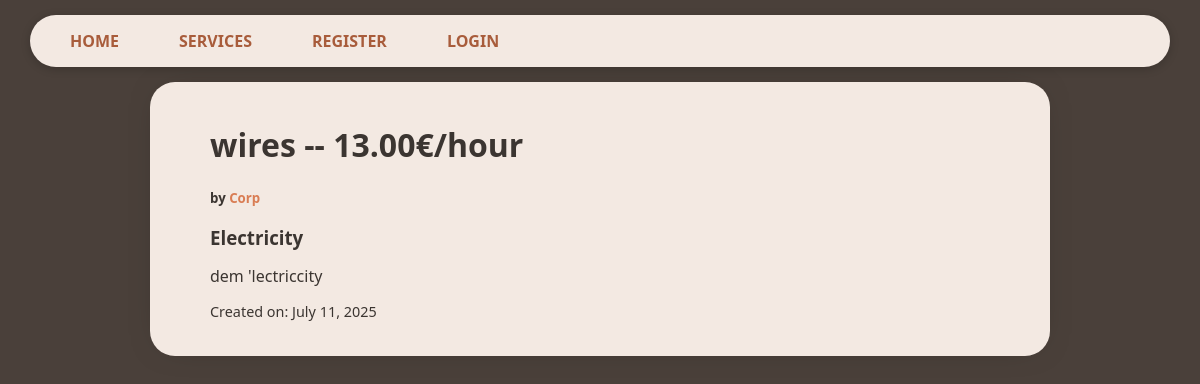
Page /services/26 on the earlier database version.
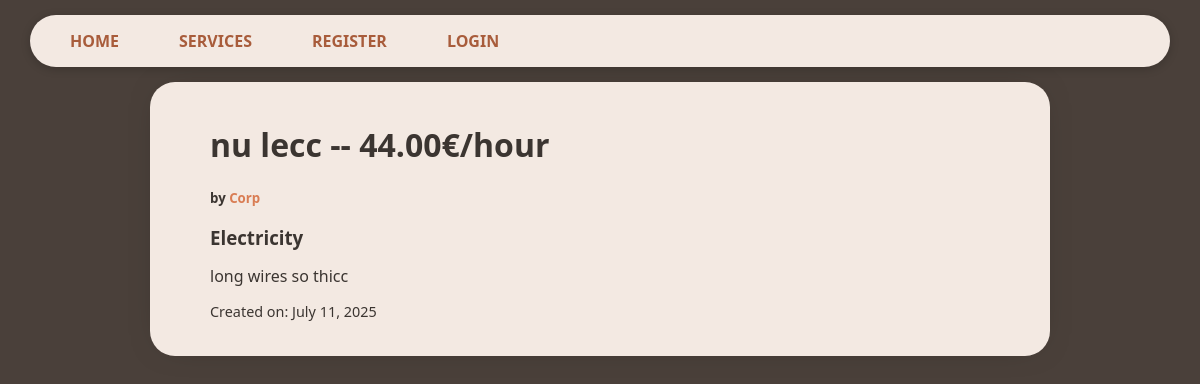
Same page on the later database version.
### services/models.py (models this page shows, shortened)
class Service(models.Model):
    company = models.ForeignKey(Company, on_delete=models.CASCADE)
    name = models.CharField(max_length=40)
    description = models.TextField()
    price_hour = models.DecimalField(decimal_places=2, max_digits=100)
    rating = models.IntegerField(validators=[MinValueValidator(
        0), MaxValueValidator(5)], default=0)
    choices = (
        ('Air Conditioner', 'Air Conditioner'),
        ('Carpentry', 'Carpentry'),
        ('Electricity', 'Electricity'),
        ('Gardening', 'Gardening'),
        ('Home Machines', 'Home Machines'),
        ('House Keeping', 'House Keeping'),
        ('Interior Design', 'Interior Design'),
        ('Locks', 'Locks'),
        ('Painting', 'Painting'),
        ('Plumbing', 'Plumbing'),
        ('Water Heaters', 'Water Heaters'),
    )
    field = models.CharField(max_length=30, blank=False,
                             null=False, choices=choices)
    date = models.DateTimeField(auto_now=True, null=False)

### users/models.py (models this page shows, shortened)
class Company(models.Model):
    user = models.OneToOneField(
        User, on_delete=models.CASCADE, primary_key=True)
    field = models.CharField(max_length=70, choices=(('Air Conditioner', 'Air Conditioner'),
                                                     ('All in One', 'All in One'),
                                                     ('Carpentry', 'Carpentry'),
                                                     ('Electricity',
                                                      'Electricity'),
                                                     ('Gardening', 'Gardening'),
                                                     ('Home Machines',
                                                      'Home Machines'),
                                                     ('House Keeping',
                                                      'House Keeping'),
                                                     ('Interior Design',
                                                      'Interior Design'),
                                                     ('Locks', 'Locks'),
                                                     ('Painting', 'Painting'),
                                                     ('Plumbing', 'Plumbing'),
                                                     ('Water Heaters', 'Water Heaters')), blank=False, null=False)
    rating = models.IntegerField(
        validators=[MaxValueValidator(5), MinValueValidator(0)], default=0)

class User(AbstractUser):
    is_company = models.BooleanField(default=False)
    is_customer = models.BooleanField(default=False)
    email = models.CharField(max_length=100, unique=True)

### services/views.py (the view)
# urls.py: path('<int:id>', v.index, name='index'),
def index(request, id):
    service = Service.objects.get(id=id)
    return render(request, 'services/single_service.html', {'service': service})

### services/templates/services/single_service.html (shortened to what this page needs)
{% extends 'main/base.html' %}
{% block content %}
    <div class='service_info_container'>
        <h1 class="service-detail-name">{{service.name}} -- {{service.price_hour|floatformat:2}}€/hour</h1>
        <h5 class="service-detail-company">by <a href="/company/{{service.company.user}}">{{service.company.user}}</a></h5>
        <h3 class="service-detail-field">{{service.field}}</h3>
        <p class="service-detail-description">{{service.description}}</p>
        <p class="service-detail-date">Created on: {{ service.date|date:"F d, Y" }}</p>
    </div>
{% endblock %}

Differences in the rows shown:
changed Service "Electricity": name "wires" → "nu lecc"; price_hour "13.00" → "44.00"; description "dem 'lectriccity" → "long wires so thicc"
